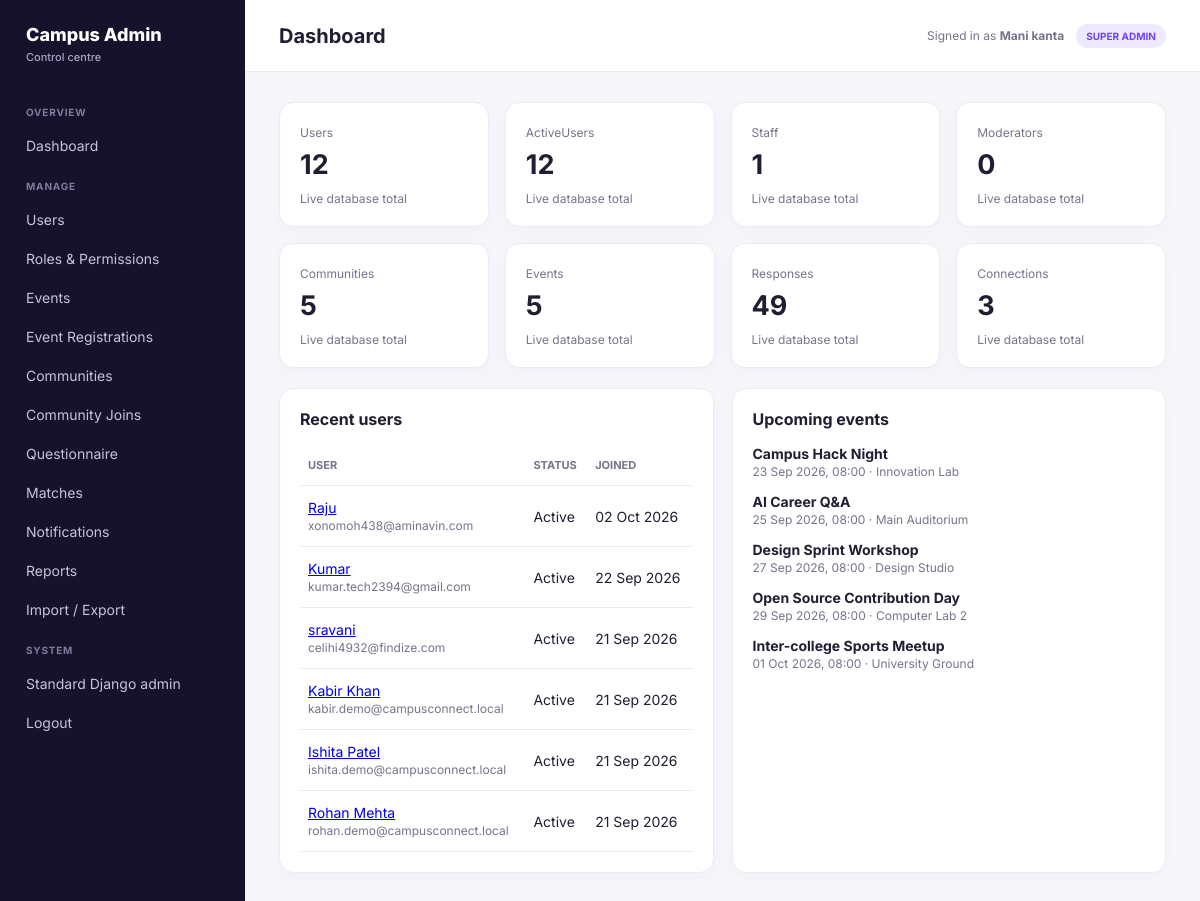
The app's page /admin-dashboard/ (signed in) with its own data.
### accounts/models.py (models this page shows, shortened)
class User(AbstractUser):
    id = models.UUIDField(primary_key=True, default=uuid.uuid4, editable=False)
    username = None  # Not used; authentication via email
    email = models.EmailField('Email Address', unique=True)
    first_name = models.CharField('First Name', max_length=150, blank=True)
    last_name = models.CharField('Last Name', max_length=150, blank=True)
    is_verified = models.BooleanField('Verified', default=False)
    created_at = models.DateTimeField(auto_now_add=True)
    updated_at = models.DateTimeField(auto_now=True)
    USERNAME_FIELD = 'email'
    REQUIRED_FIELDS = ['first_name', 'last_name']
    objects = UserManager()
    class Meta:
        db_table = 'accounts_user'
        ordering = ['-created_at']

### events/models.py (models this page shows, shortened)
class Event(models.Model):
    title = models.CharField(max_length=200)
    description = models.TextField(blank=True)
    start = models.DateTimeField()
    location = models.CharField(max_length=200, blank=True)
    color = models.CharField(max_length=7, default='#7C4DFF')
    attendees = models.ManyToManyField(
        settings.AUTH_USER_MODEL,
        blank=True,
        related_name='events',
    )
    created_at = models.DateTimeField(auto_now_add=True)
    class Meta:
        ordering = ('start',)

### admin_dashboard/views.py (the view)
# urls.py: path('', views.dashboard, name='dashboard'),
@dashboard_access
def dashboard(request):
    return render(request, 'admin_dashboard/dashboard.html', _context(
        request,
        stats={
            'users': User.objects.count(),
            'active_users': User.objects.filter(is_active=True).count(),
            'staff': User.objects.filter(is_staff=True).count(),
            'moderators': Group.objects.filter(name__iexact='Moderator').aggregate(
                total=Count('user')).get('total', 0),
            'communities': Community.objects.count(),
            'events': Event.objects.count(),
            'responses': QuestionResponse.objects.count(),
            'connections': Connection.objects.count(),
        },
        recent_users=User.objects.order_by('-created_at')[:6],
        recent_events=Event.objects.order_by('start')[:5],
    ))

### admin_dashboard/permissions.py (called while the page is built)
def dashboard_access(view):
    @wraps(view)
    def wrapped(request, *args, **kwargs):
        if not request.user.is_authenticated or not request.user.is_staff:
            raise PermissionDenied
        return view(request, *args, **kwargs)
    return wrapped

### admin_dashboard/views.py (called while the page is built)
def _role(user):
    if user.is_superuser:
        return 'SUPER ADMIN'
    return user.groups.values_list('name', flat=True).first() or ('ADMIN' if user.is_staff else 'STUDENT')

def _context(request, **extra):
    return {'admin_role': _role(request.user), **extra}

### templates/admin_dashboard/dashboard.html
{% extends "admin_dashboard/base.html" %}{% block title %}Dashboard{% endblock %}{% block content %}
<div class="cards">{% for key,label in stats.items %}<div class="stat"><span class="muted">{{ key|title|cut:"_" }}</span><b>{{ label }}</b><span class="muted">Live database total</span></div>{% endfor %}</div>
<div class="grid"><div class="panel"><h2>Recent users</h2><div class="table-wrap"><table class="table"><tr><th>User</th><th>Status</th><th>Joined</th></tr>{% for user in recent_users %}<tr><td><a href="{% url 'admin_dashboard:user_detail' user.id %}">{{ user.get_full_name|default:user.email }}</a><br><span class="muted">{{ user.email }}</span></td><td>{{ user.is_active|yesno:"Active,Inactive" }}</td><td>{{ user.created_at|date:"d M Y" }}</td></tr>{% endfor %}</table></div></div><div class="panel"><h2>Upcoming events</h2>{% for event in recent_events %}<p><strong>{{ event.title }}</strong><br><span class="muted">{{ event.start|date:"d M Y, H:i" }} · {{ event.location }}</span></p>{% empty %}<p class="muted">No events yet.</p>{% endfor %}</div></div>
{% endblock %}

### templates/admin_dashboard/base.html (shortened to what this page needs)
<!doctype html>
<html lang="en">
<head>
</head>
<body>
<div class="layout">
  <aside class="sidebar">
    <div class="brand">Campus Admin<small>Control centre</small></div>
    <nav class="nav">
      <div class="nav-title">Overview</div><a href="{% url 'admin_dashboard:dashboard' %}">Dashboard</a>
      <div class="nav-title">Manage</div><a href="{% url 'admin_dashboard:users' %}">Users</a><a href="{% url 'admin_dashboard:roles' %}">Roles & Permissions</a><a href="{% url 'admin_dashboard:events' %}">Events</a><a href="{% url 'admin_dashboard:event_registrations' %}">Event Registrations</a><a href="{% url 'admin_dashboard:communities' %}">Communities</a><a href="{% url 'admin_dashboard:community_joins' %}">Community Joins</a><a href="{% url 'admin_dashboard:questionnaire' %}">Questionnaire</a><a href="{% url 'admin_dashboard:matches' %}">Matches</a><a href="{% url 'admin_dashboard:notifications' %}">Notifications</a><a href="{% url 'admin_dashboard:reports' %}">Reports</a><a href="{% url 'admin_dashboard:questionnaire_import_export' %}">Import / Export</a>
      <div class="nav-title">System</div><a href="/admin/">Standard Django admin</a><form method="post" action="{% url 'logout' %}">{% csrf_token %}<button style="display:block;width:100%;text-align:left;background:none;border:0;color:#c8c3d8;padding:10px 12px;border-radius:9px;font:inherit;cursor:pointer">Logout</button></form>
    </nav>
  </aside>
  <main class="main">
    <header class="topbar"><h1>{% block heading %}Dashboard{% endblock %}</h1><div class="identity"><span>Signed in as <strong>{{ request.user.get_full_name|default:request.user.email }}</strong></span><b class="badge">{{ admin_role }}</b></div></header>
    <section class="content">
      {% block content %}{% endblock %}
    </section>
  </main>
</div>
</body>
</html>

### templates/admin_dashboard/base.html (style rules this page uses)
:root { --purple:#6d45f5;--dark:#17122b;--muted:#77738a;--line:#eceaf4;--bg:#f7f6fb }
* { box-sizing:border-box }
body { margin:0;background:var(--bg);color:#211d32;font:14px Inter,system-ui,sans-serif }
.layout { display:flex;min-height:100vh }
.sidebar { width:245px;background:var(--dark);color:#fff;padding:24px 14px;flex-shrink:0 }
.brand { font-size:18px;font-weight:800;padding:0 12px 28px }
.brand small { display:block;color:#aaa2c4;font-size:11px;font-weight:500;margin-top:5px }
.nav-title { color:#817a9e;text-transform:uppercase;font-size:10px;font-weight:700;padding:14px 12px 7px;letter-spacing:.08em }
.nav a { display:block;color:#c8c3d8;text-decoration:none;padding:10px 12px;border-radius:9px;margin:2px 0 }
.main { flex:1;min-width:0 }
.topbar { height:72px;background:#fff;border-bottom:1px solid var(--line);display:flex;align-items:center;justify-content:space-between;padding:0 34px }
.topbar h1 { font-size:20px;margin:0 }
.identity { display:flex;align-items:center;gap:12px;color:var(--muted);font-size:12px }
.badge { background:#eee9ff;color:var(--purple);border-radius:99px;padding:6px 10px;font-weight:700;font-size:10px }
.content { padding:30px 34px;max-width:1400px }
.cards { display:grid;grid-template-columns:repeat(4,1fr);gap:16px }
.stat,.panel { background:#fff;border:1px solid var(--line);border-radius:14px;padding:20px;box-shadow:0 4px 18px #2c205408 }
.stat b { font-size:27px;display:block;margin:8px 0 }
.muted { color:var(--muted);font-size:12px }
.grid { display:grid;grid-template-columns:1fr 1fr;gap:18px;margin-top:20px }
.panel h2 { font-size:16px;margin:0 0 16px }
.table-wrap { overflow:auto }
.table { width:100%;border-collapse:collapse }
.table th,.table td { text-align:left;border-bottom:1px solid var(--line);padding:13px 8px;white-space:nowrap }
.table th { font-size:11px;color:var(--muted);text-transform:uppercase }

### records on screen
User: user.get_full_name "Mani kanta"
User: get_full_name "Raju", email "xonomoh438@aminavin.com", is_active "Active", created_at "02 Oct 2026"
User: get_full_name "Kumar", email "kumar.tech2394@gmail.com", is_active "Active", created_at "22 Sep 2026"
User: get_full_name "sravani", email "celihi4932@findize.com", is_active "Active", created_at "21 Sep 2026"
User: get_full_name "Kabir Khan", email "kabir.demo@campusconnect.local", is_active "Active", created_at "21 Sep 2026"
User: get_full_name "Ishita Patel", email "ishita.demo@campusconnect.local", is_active "Active", created_at "21 Sep 2026"
User: get_full_name "Rohan Mehta", email "rohan.demo@campusconnect.local", is_active "Active", created_at "21 Sep 2026"
Event: title "Campus Hack Night", start "23 Sep 2026, 08:00", location "Innovation Lab"
Event: title "AI Career Q&A", start "25 Sep 2026, 08:00", location "Main Auditorium"
Event: title "Design Sprint Workshop", start "27 Sep 2026, 08:00", location "Design Studio"
Event: title "Open Source Contribution Day", start "29 Sep 2026, 08:00", location "Computer Lab 2"
Event: title "Inter-college Sports Meetup", start "01 Oct 2026, 08:00", location "University Ground"

### other values on screen
{{ admin_role }} "SUPER ADMIN"
{{ key|title|cut:"_" }} "Users" "ActiveUsers" "Staff" "Moderators" "Communities" "Events" "Responses" "Connections"
{{ label }} "12" "12" "1" "0" "5" "5" "49" "3"
